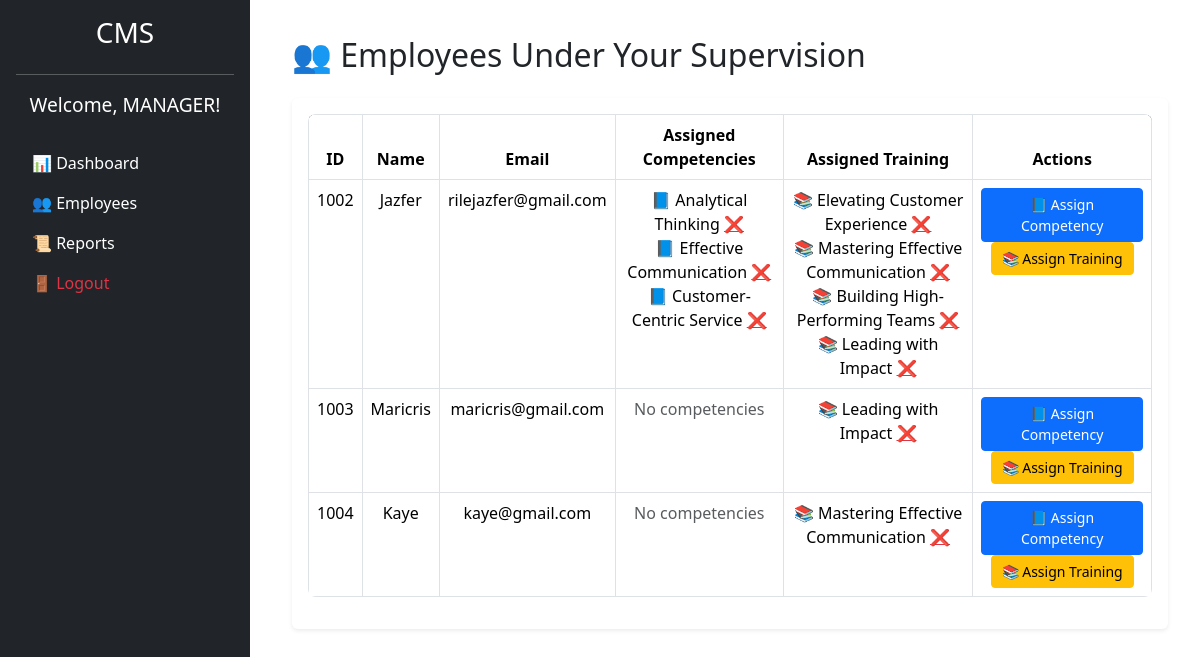
The page /manager/employees.php (signed in) on the database its author committed.
### tables this page shows
CREATE TABLE `users` (
  `id` int(11) NOT NULL,
  `name` varchar(255) NOT NULL,
  `email` varchar(255) NOT NULL,
  `password` varchar(255) NOT NULL,
  `role` enum('Admin','Manager','Employee') NOT NULL,
  `created_at` timestamp NOT NULL DEFAULT current_timestamp()
);

CREATE TABLE `user_competencies` (
  `id` int(11) NOT NULL,
  `user_id` int(11) DEFAULT NULL,
  `competency_id` int(11) DEFAULT NULL,
  `assigned_by` int(11) NOT NULL,
  `status` enum('Assigned','In Progress','Completed') DEFAULT 'Assigned',
  `assigned_at` timestamp NOT NULL DEFAULT current_timestamp()
);

CREATE TABLE `competencies` (
  `id` int(11) NOT NULL,
  `title` varchar(255) NOT NULL,
  `description` text NOT NULL,
  `created_at` timestamp NOT NULL DEFAULT current_timestamp()
);

CREATE TABLE `user_training` (
  `id` int(11) NOT NULL,
  `user_id` int(11) DEFAULT NULL,
  `assigned_by` int(11) NOT NULL,
  `training_id` int(11) DEFAULT NULL,
  `status` enum('Assigned','In Progress','Completed') DEFAULT 'Assigned',
  `assigned_at` timestamp NOT NULL DEFAULT current_timestamp()
);

CREATE TABLE `training_programs` (
  `id` int(11) NOT NULL,
  `title` varchar(255) NOT NULL,
  `description` text NOT NULL,
  `created_at` timestamp NOT NULL DEFAULT current_timestamp()
);

### manager/employees.php (the view, shortened to what this page needs)
<?php
include("../includes/config.php");
$manager_id = $_SESSION["user_id"];
$employees = $conn->query("SELECT id, name, email FROM users WHERE role = 'Employee'");
?>
<!DOCTYPE html>
<html lang="en">
<head>
    <link rel="stylesheet" href="../assets/css/bootstrap.min.css">
</head>
<body>
    <?php include("../includes/sidebar.php"); ?>
    <div class="content">
        <div class="container">
            <h2 class="mt-3 mb-4">👥 Employees Under Your Supervision</h2>
            <div class="table-responsive shadow-sm p-3 bg-white rounded">
                <table class="table table-bordered text-center">
                    <thead>
                        <tr>
                            <th>ID</th>
                            <th>Name</th>
                            <th>Email</th>
                            <th>Assigned Competencies</th>
                            <th>Assigned Training</th>
                            <th>Actions</th>
                        </tr>
                    </thead>
                    <tbody>
                        <?php while ($row = $employees->fetch_assoc()) : ?>
                        <tr>
                            <td><?= $row['id']; ?></td>
                            <td><?= $row['name']; ?></td>
                            <td><?= $row['email']; ?></td>
                            <td>
                                <?php
                                $comp_query = $conn->query("SELECT c.id, c.title, uc.assigned_by FROM user_competencies uc JOIN competencies c ON uc.competency_id = c.id WHERE uc.user_id = " . $row['id']);
                                if ($comp_query->num_rows > 0) {
                                    while ($comp = $comp_query->fetch_assoc()) {
                                        echo "📘 " . $comp['title'];
                                        if ($_SESSION["role"] == "Admin" || $comp['assigned_by'] == $manager_id) {
                                            echo " <a href='?delete_competency=" . $comp['id'] . "&user_id=" . $row['id'] . "' class='text-danger'>❌</a>";
                                        }
                                        echo "<br>";
                                    }
                                } else {
                                    echo "<span class='text-muted'>No competencies</span>";
                                }
                                ?>
                            </td>
                            <td>
                                <?php
                                $train_query = $conn->query("SELECT t.id, t.title, ut.assigned_by FROM user_training ut JOIN training_programs t ON ut.training_id = t.id WHERE ut.user_id = " . $row['id']);
                                if ($train_query->num_rows > 0) {
                                    while ($train = $train_query->fetch_assoc()) {
                                        echo "📚 " . $train['title'];
                                        if ($_SESSION["role"] == "Admin" || $train['assigned_by'] == $manager_id) {
                                            echo " <a href='?delete_training=" . $train['id'] . "&user_id=" . $row['id'] . "' class='text-danger'>❌</a>";
                                        }
                                        echo "<br>";
                                    }
                                } else {
                                    echo "<span class='text-muted'>No trainings</span>";
                                }
                                ?>
                            </td>
                            <td>
                                <a href="assign_competency.php?employee_id=<?= $row['id']; ?>" class="btn btn-primary btn-sm">📘 Assign Competency</a>
                                <a href="assign_training.php?employee_id=<?= $row['id']; ?>" class="btn btn-warning btn-sm">📚 Assign Training</a>
                            </td>
                        </tr>
                        <?php endwhile; ?>
                    </tbody>
                </table>
            </div>
        </div>
    </div>
</body>
</html>

### manager/employees.php (style rules this page uses)
body { display: flex; min-height: 100vh; }
.content { margin-left: 260px; padding: 20px; width: 100%; }
.table { background: white; border-radius: 8px; overflow: hidden; }
.table thead { background-color: #343a40; color: white; }
.btn-sm { font-size: 0.875rem; padding: 5px 10px; }

### rows shown on the page
users: id "1002", name "Jazfer", email "rilejazfer@gmail.com"
user_competencies: competency.title "Analytical Thinking"
user_competencies: competency.title "Effective Communication"
user_competencies: competency.title "Customer-Centric Service"
user_training: training.title "Elevating Customer Experience"
user_training: training.title "Mastering Effective Communication"
user_training: training.title "Building High-Performing Teams"
user_training: training.title "Leading with Impact"
users: id "1003", name "Maricris", email "maricris@gmail.com", shows "No competencies"
user_training: training.title "Leading with Impact"
users: id "1004", name "Kaye", email "kaye@gmail.com", shows "No competencies"
user_training: training.title "Mastering Effective Communication"

### other values the page prints
$user_name "MANAGER"
